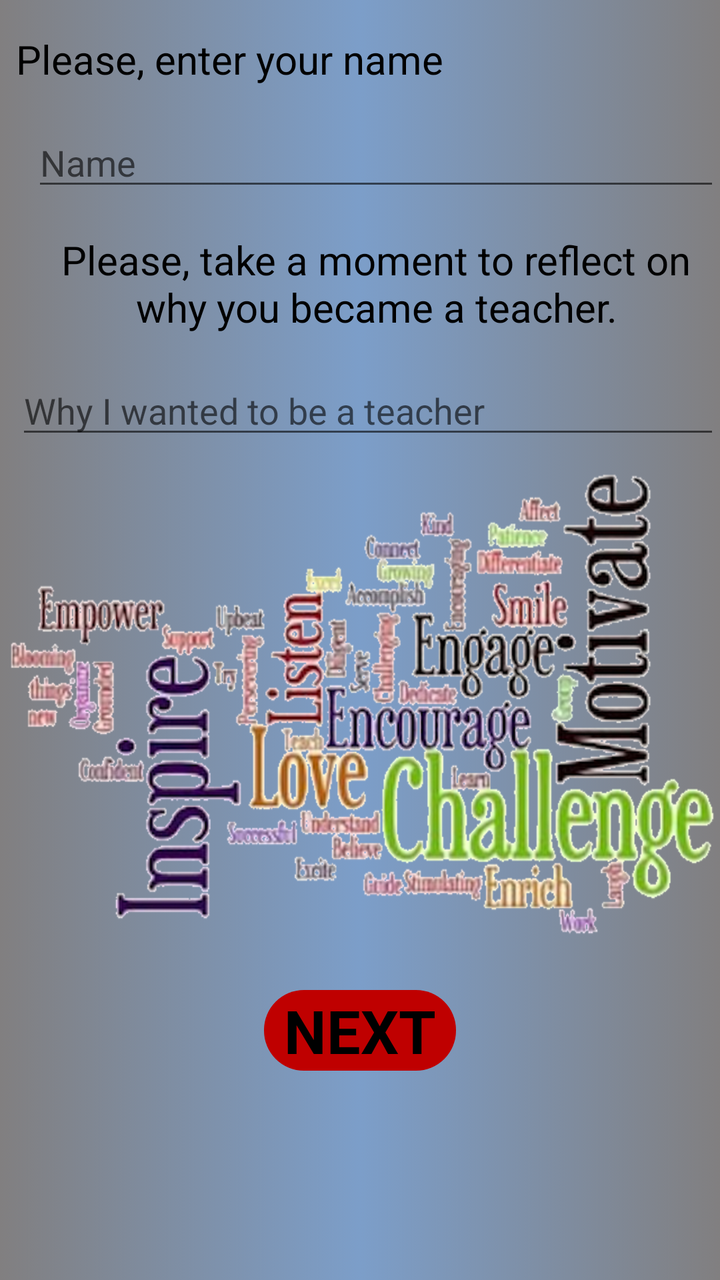
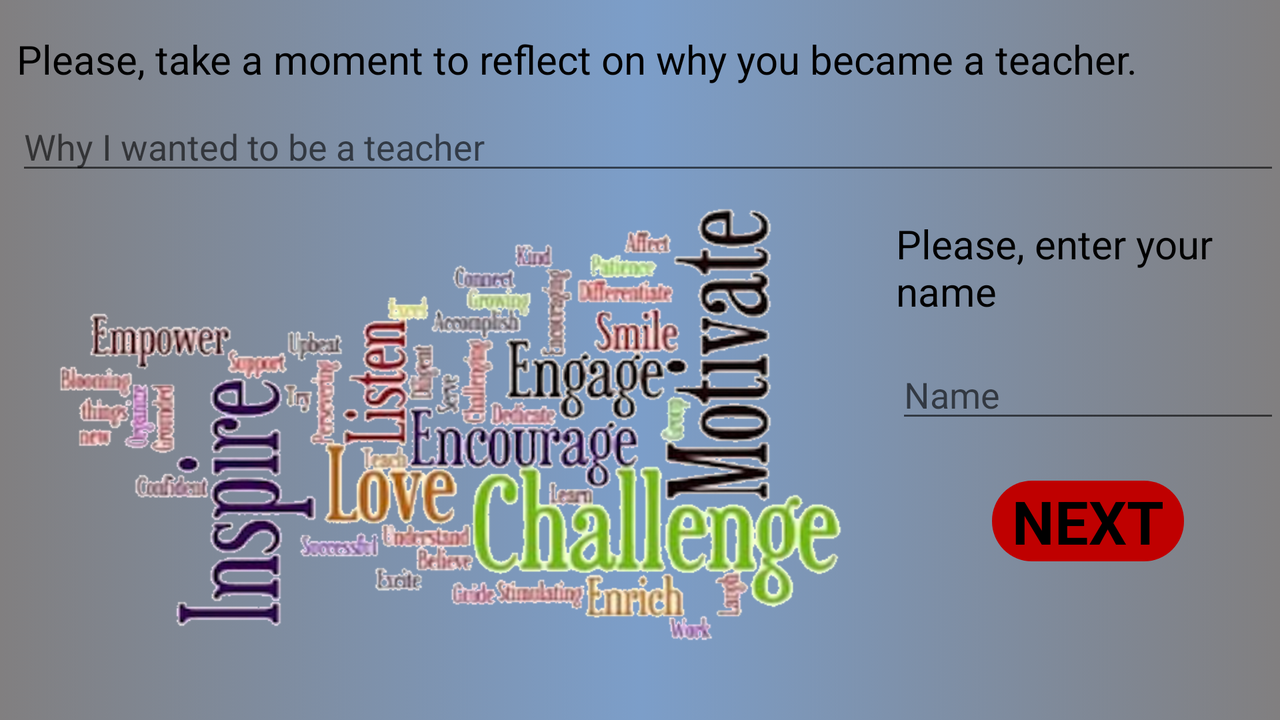

Compare how this app lays out the same screen by default and in its alternative resource folder. The renders come first, then the two layout files and the values they reference.
<!-- AndroidManifest.xml: application theme MyOwnTheme -->
<!-- res/layout/activity_main2.xml -->
<LinearLayout xmlns:android="http://schemas.android.com/apk/res/android"
    xmlns:tools="http://schemas.android.com/tools"
    android:layout_width="match_parent"
    android:layout_height="match_parent"
    android:background="@drawable/background_color"
    android:orientation="vertical"
    tools:context=".Main2Activity">

    <TextView
        android:layout_width="wrap_content"
        android:layout_height="wrap_content"
        android:layout_marginLeft="@dimen/_8dp"
        android:layout_marginTop="@dimen/_16dp"
        android:gravity="center_horizontal"
        android:text="@string/please_enter_your_name"
        android:textColor="@color/black"
        android:textSize="@dimen/_20sp" />

    <EditText
        android:id="@+id/yourname"
        android:layout_width="match_parent"
        android:layout_height="wrap_content"
        android:layout_marginLeft="@dimen/_16dp"
        android:layout_marginTop="@dimen/_16dp"
        android:hint="@string/name"
        android:inputType="textMultiLine" />

    <TextView
        android:layout_width="wrap_content"
        android:layout_height="wrap_content"
        android:layout_marginLeft="@dimen/_16dp"
        android:layout_marginTop="@dimen/_16dp"
        android:gravity="center_horizontal"
        android:text="@string/please_take_a_moment_to_reflect_on_why_you_became_a_teacher"
        android:textColor="@color/black"
        android:textSize="@dimen/_20sp" />

    <EditText
        android:id="@+id/purpose"
        android:layout_width="match_parent"
        android:layout_height="wrap_content"
        android:layout_marginLeft="@dimen/_8dp"
        android:layout_marginTop="@dimen/_16dp"
        android:hint="@string/why_i_wanted_to_be_a_teacher"
        android:inputType="textMultiLine" />

    <ImageView
        android:layout_width="wrap_content"
        android:layout_height="wrap_content"
        android:layout_gravity="center_horizontal"
        android:background="@drawable/whytobeateacher" />

    <Button
        android:id="@id/next"
        android:layout_width="wrap_content"
        android:layout_height="wrap_content"
        android:layout_gravity="center_horizontal"
        android:layout_marginTop="@dimen/_24dp"
        android:text="@string/next" />

</LinearLayout>
<!-- resources referenced by this layout -->
<resources>
  <color name="black">#000000</color>
  <dimen name="_16dp">16dp</dimen>
  <dimen name="_20sp">20sp</dimen>
  <dimen name="_24dp">24dp</dimen>
  <dimen name="_8dp">8dp</dimen>
  <!-- drawable background_color (drawable) -->
  <?xml version="1.0" encoding="UTF-8"?>
  <selector xmlns:android="http://schemas.android.com/apk/res/android">
      <item>
          <shape>
              <gradient
                  android:startColor="#817f80"
                  android:centerColor="#7c9ec9"
                  android:endColor="#817f80"
                  />
          </shape>
      </item>
  </selector>
  <!-- drawable whytobeateacher: png bitmap (drawable-hdpi, 326206 bytes) -->
  <string name="name">Name</string>
  <string name="next">Next</string>
  <string name="please_enter_your_name">Please, enter your name</string>
  <string name="please_take_a_moment_to_reflect_on_why_you_became_a_teacher">Please, take a moment to reflect on why you became a teacher.</string>
  <string name="why_i_wanted_to_be_a_teacher">Why I wanted to be a teacher</string>
  <style name="MyOwnTheme" parent="Theme.AppCompat.Light.DarkActionBar">
          
          <item name="colorPrimary">#bf0000</item>
          <item name="colorPrimaryDark">#800000</item>
          <item name="colorAccent">#bf0000</item>
          <item name="android:buttonStyle">@style/MyCustomButton</item>
      </style>
  <style name="MyCustomButton" parent="android:Widget.Button">
          <item name="android:background">@drawable/mybutton</item>
          <item name="android:textSize">30sp</item>
          <item name="android:textColor">#000000</item>
          <item name="android:textStyle">bold</item>
          <item name="android:paddingRight">10dp</item>
          <item name="android:paddingLeft">10dp</item>
          <item name="android:textAllCaps">true</item>
      </style>
  <!-- drawable mybutton (drawable) -->
  <?xml version="1.0" encoding="utf-8"?>
  <shape xmlns:android="http://schemas.android.com/apk/res/android"
      android:shape="rectangle" android:padding="10dp">
      <solid android:color="#bf0000"/>
      <corners android:radius="20dp"/>
  </shape>
</resources>
<!-- res/layout-land/activity_main2.xml (the repository's variant of the layout above) -->
<!-- drawn on the phone turned sideways -->
<LinearLayout xmlns:android="http://schemas.android.com/apk/res/android"
    xmlns:tools="http://schemas.android.com/tools"
    android:layout_width="match_parent"
    android:layout_height="match_parent"
    android:background="@drawable/background_color"
    android:orientation="vertical"
    tools:context=".Main2Activity">


    <TextView
        android:layout_width="wrap_content"
        android:layout_height="wrap_content"
        android:layout_marginLeft="@dimen/_8dp"
        android:layout_marginTop="@dimen/_16dp"
        android:gravity="center_horizontal"
        android:text="@string/please_take_a_moment_to_reflect_on_why_you_became_a_teacher"
        android:textColor="@color/black"
        android:textSize="@dimen/_20sp" />

    <EditText
        android:id="@id/purpose"
        android:layout_width="match_parent"
        android:layout_height="wrap_content"
        android:layout_marginLeft="@dimen/_8dp"
        android:layout_marginTop="@dimen/_8dp"
        android:hint="@string/why_i_wanted_to_be_a_teacher"
        android:inputType="textMultiLine" />

    <LinearLayout
        android:layout_width="wrap_content"
        android:layout_height="wrap_content">

        <ImageView
            android:layout_width="wrap_content"
            android:layout_height="wrap_content"
            android:layout_gravity="center_horizontal"
            android:layout_marginRight="@dimen/_24dp"
            android:layout_marginLeft="@dimen/_24dp"
            android:layout_marginTop="@dimen/_36dp"
            android:background="@drawable/whytobeateacher" />

        <LinearLayout
            android:layout_width="match_parent"
            android:layout_height="wrap_content"
            android:orientation="vertical">

            <TextView
                android:layout_width="wrap_content"
                android:layout_height="wrap_content"
                android:layout_marginTop="@dimen/_16dp"
                android:text="@string/please_enter_your_name"
                android:textColor="@color/black"
                android:textSize="@dimen/_20sp" />

            <EditText
                android:id="@+id/yourname"
                android:layout_width="match_parent"
                android:layout_height="wrap_content"
                android:layout_marginTop="@dimen/_16dp"
                android:hint="@string/name"
                android:inputType="textMultiLine" />

            <Button
                android:id="@+id/next"
                android:layout_width="wrap_content"
                android:layout_height="wrap_content"
                android:layout_gravity="center"
                android:layout_marginTop="@dimen/_24dp"
                android:text="@string/next" />

        </LinearLayout>

    </LinearLayout>

</LinearLayout>
<!-- resources referenced by the variant -->
<!-- as the phone turned sideways resolves them -->
<resources>
  <color name="black">#000000</color>
  <dimen name="_16dp">16dp</dimen>
  <dimen name="_20sp">20sp</dimen>
  <dimen name="_24dp">24dp</dimen>
  <dimen name="_36dp">36dp</dimen>
  <dimen name="_8dp">8dp</dimen>
  <!-- drawable background_color (drawable) -->
  <?xml version="1.0" encoding="UTF-8"?>
  <selector xmlns:android="http://schemas.android.com/apk/res/android">
      <item>
          <shape>
              <gradient
                  android:startColor="#817f80"
                  android:centerColor="#7c9ec9"
                  android:endColor="#817f80"
                  />
          </shape>
      </item>
  </selector>
  <!-- drawable whytobeateacher: png bitmap (drawable-hdpi, 326206 bytes) -->
  <string name="name">Name</string>
  <string name="next">Next</string>
  <string name="please_enter_your_name">Please, enter your name</string>
  <string name="please_take_a_moment_to_reflect_on_why_you_became_a_teacher">Please, take a moment to reflect on why you became a teacher.</string>
  <string name="why_i_wanted_to_be_a_teacher">Why I wanted to be a teacher</string>
  <style name="MyOwnTheme" parent="Theme.AppCompat.Light.DarkActionBar">
          
          <item name="colorPrimary">#bf0000</item>
          <item name="colorPrimaryDark">#800000</item>
          <item name="colorAccent">#bf0000</item>
          <item name="android:buttonStyle">@style/MyCustomButton</item>
      </style>
  <style name="MyCustomButton" parent="android:Widget.Button">
          <item name="android:background">@drawable/mybutton</item>
          <item name="android:textSize">30sp</item>
          <item name="android:textColor">#000000</item>
          <item name="android:textStyle">bold</item>
          <item name="android:paddingRight">10dp</item>
          <item name="android:paddingLeft">10dp</item>
          <item name="android:textAllCaps">true</item>
      </style>
  <!-- drawable mybutton (drawable) -->
  <?xml version="1.0" encoding="utf-8"?>
  <shape xmlns:android="http://schemas.android.com/apk/res/android"
      android:shape="rectangle" android:padding="10dp">
      <solid android:color="#bf0000"/>
      <corners android:radius="20dp"/>
  </shape>
</resources>
